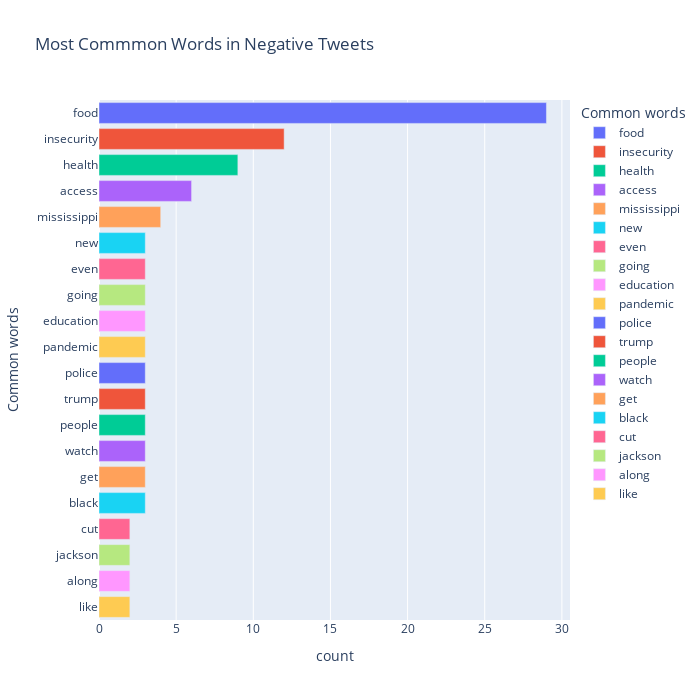

This figure's notebook cell:
### Code cell
fig = px.bar(temp_negative, x="count", y="Common words", title='Most Commmon Words in Negative Tweets', orientation='h', 
             width=700, height=700,color='Common words')
fig.show()

### Figure 1 — Plotly figure (JSON) as saved in the notebook; plotly's stock layout.template omitted (floating-point values rounded to 4 significant figures)
{"data": [{"alignmentgroup": "True", "hovertemplate": "Common words=%{y}<br>count=%{x}<extra></extra>", "legendgroup": "food", "marker": {"color": "#636efa"}, "name": "food", "offsetgroup": "food", "orientation": "h", "showlegend": true, "textposition": "auto", "type": "bar", "x": [29], "xaxis": "x", "y": ["food"], "yaxis": "y"}, {"alignmentgroup": "True", "hovertemplate": "Common words=%{y}<br>count=%{x}<extra></extra>", "legendgroup": "insecurity", "marker": {"color": "#EF553B"}, "name": "insecurity", "offsetgroup": "insecurity", "orientation": "h", "showlegend": true, "textposition": "auto", "type": "bar", "x": [12], "xaxis": "x", "y": ["insecurity"], "yaxis": "y"}, {"alignmentgroup": "True", "hovertemplate": "Common words=%{y}<br>count=%{x}<extra></extra>", "legendgroup": "health", "marker": {"color": "#00cc96"}, "name": "health", "offsetgroup": "health", "orientation": "h", "showlegend": true, "textposition": "auto", "type": "bar", "x": [9], "xaxis": "x", "y": ["health"], "yaxis": "y"}, {"alignmentgroup": "True", "hovertemplate": "Common words=%{y}<br>count=%{x}<extra></extra>", "legendgroup": "access", "marker": {"color": "#ab63fa"}, "name": "access", "offsetgroup": "access", "orientation": "h", "showlegend": true, "textposition": "auto", "type": "bar", "x": [6], "xaxis": "x", "y": ["access"], "yaxis": "y"}, {"alignmentgroup": "True", "hovertemplate": "Common words=%{y}<br>count=%{x}<extra></extra>", "legendgroup": "mississippi", "marker": {"color": "#FFA15A"}, "name": "mississippi", "offsetgroup": "mississippi", "orientation": "h", "showlegend": true, "textposition": "auto", "type": "bar", "x": [4], "xaxis": "x", "y": ["mississippi"], "yaxis": "y"}, {"alignmentgroup": "True", "hovertemplate": "Common words=%{y}<br>count=%{x}<extra></extra>", "legendgroup": "new", "marker": {"color": "#19d3f3"}, "name": "new", "offsetgroup": "new", "orientation": "h", "showlegend": true, "textposition": "auto", "type": "bar", "x": [3], "xaxis": "x", "y": ["new"], "yaxis": "y"}, {"alignmentgroup": "True", "hovertemplate": "Common words=%{y}<br>count=%{x}<extra></extra>", "legendgroup": "even", "marker": {"color": "#FF6692"}, "name": "even", "offsetgroup": "even", "orientation": "h", "showlegend": true, "textposition": "auto", "type": "bar", "x": [3], "xaxis": "x", "y": ["even"], "yaxis": "y"}, {"alignmentgroup": "True", "hovertemplate": "Common words=%{y}<br>count=%{x}<extra></extra>", "legendgroup": "going", "marker": {"color": "#B6E880"}, "name": "going", "offsetgroup": "going", "orientation": "h", "showlegend": true, "textposition": "auto", "type": "bar", "x": [3], "xaxis": "x", "y": ["going"], "yaxis": "y"}, {"alignmentgroup": "True", "hovertemplate": "Common words=%{y}<br>count=%{x}<extra></extra>", "legendgroup": "education", "marker": {"color": "#FF97FF"}, "name": "education", "offsetgroup": "education", "orientation": "h", "showlegend": true, "textposition": "auto", "type": "bar", "x": [3], "xaxis": "x", "y": ["education"], "yaxis": "y"}, {"alignmentgroup": "True", "hovertemplate": "Common words=%{y}<br>count=%{x}<extra></extra>", "legendgroup": "pandemic", "marker": {"color": "#FECB52"}, "name": "pandemic", "offsetgroup": "pandemic", "orientation": "h", "showlegend": true, "textposition": "auto", "type": "bar", "x": [3], "xaxis": "x", "y": ["pandemic"], "yaxis": "y"}, {"alignmentgroup": "True", "hovertemplate": "Common words=%{y}<br>count=%{x}<extra></extra>", "legendgroup": "police", "marker": {"color": "#636efa"}, "name": "police", "offsetgroup": "police", "orientation": "h", "showlegend": true, "textposition": "auto", "type": "bar", "x": [3], "xaxis": "x", "y": ["police"], "yaxis": "y"}, {"alignmentgroup": "True", "hovertemplate": "Common words=%{y}<br>count=%{x}<extra></extra>", "legendgroup": "trump", "marker": {"color": "#EF553B"}, "name": "trump", "offsetgroup": "trump", "orientation": "h", "showlegend": true, "textposition": "auto", "type": "bar", "x": [3], "xaxis": "x", "y": ["trump"], "yaxis": "y"}, {"alignmentgroup": "True", "hovertemplate": "Common words=%{y}<br>count=%{x}<extra></extra>", "legendgroup": "people", "marker": {"color": "#00cc96"}, "name": "people", "offsetgroup": "people", "orientation": "h", "showlegend": true, "textposition": "auto", "type": "bar", "x": [3], "xaxis": "x", "y": ["people"], "yaxis": "y"}, {"alignmentgroup": "True", "hovertemplate": "Common words=%{y}<br>count=%{x}<extra></extra>", "legendgroup": "watch", "marker": {"color": "#ab63fa"}, "name": "watch", "offsetgroup": "watch", "orientation": "h", "showlegend": true, "textposition": "auto", "type": "bar", "x": [3], "xaxis": "x", "y": ["watch"], "yaxis": "y"}, {"alignmentgroup": "True", "hovertemplate": "Common words=%{y}<br>count=%{x}<extra></extra>", "legendgroup": "get", "marker": {"color": "#FFA15A"}, "name": "get", "offsetgroup": "get", "orientation": "h", "showlegend": true, "textposition": "auto", "type": "bar", "x": [3], "xaxis": "x", "y": ["get"], "yaxis": "y"}, {"alignmentgroup": "True", "hovertemplate": "Common words=%{y}<br>count=%{x}<extra></extra>", "legendgroup": "black", "marker": {"color": "#19d3f3"}, "name": "black", "offsetgroup": "black", "orientation": "h", "showlegend": true, "textposition": "auto", "type": "bar", "x": [3], "xaxis": "x", "y": ["black"], "yaxis": "y"}, {"alignmentgroup": "True", "hovertemplate": "Common words=%{y}<br>count=%{x}<extra></extra>", "legendgroup": "cut", "marker": {"color": "#FF6692"}, "name": "cut", "offsetgroup": "cut", "orientation": "h", "showlegend": true, "textposition": "auto", "type": "bar", "x": [2], "xaxis": "x", "y": ["cut"], "yaxis": "y"}, {"alignmentgroup": "True", "hovertemplate": "Common words=%{y}<br>count=%{x}<extra></extra>", "legendgroup": "jackson", "marker": {"color": "#B6E880"}, "name": "jackson", "offsetgroup": "jackson", "orientation": "h", "showlegend": true, "textposition": "auto", "type": "bar", "x": [2], "xaxis": "x", "y": ["jackson"], "yaxis": "y"}, {"alignmentgroup": "True", "hovertemplate": "Common words=%{y}<br>count=%{x}<extra></extra>", "legendgroup": "along", "marker": {"color": "#FF97FF"}, "name": "along", "offsetgroup": "along", "orientation": "h", "showlegend": true, "textposition": "auto", "type": "bar", "x": [2], "xaxis": "x", "y": ["along"], "yaxis": "y"}, {"alignmentgroup": "True", "hovertemplate": "Common words=%{y}<br>count=%{x}<extra></extra>", "legendgroup": "like", "marker": {"color": "#FECB52"}, "name": "like", "offsetgroup": "like", "orientation": "h", "showlegend": true, "textposition": "auto", "type": "bar", "x": [2], "xaxis": "x", "y": ["like"], "yaxis": "y"}], "layout": {"barmode": "relative", "height": 700, "legend": {"title": {"text": "Common words"}, "tracegroupgap": 0}, "title": {"text": "Most Commmon Words in Negative Tweets"}, "width": 700, "xaxis": {"anchor": "y", "domain": [0, 1], "title": {"text": "count"}}, "yaxis": {"anchor": "x", "categoryarray": ["like", "along", "jackson", "cut", "black", "get", "watch", "people", "trump", "police", "pandemic", "education", "going", "even", "new", "mississippi", "access", "health", "insecurity", "food"], "categoryorder": "array", "domain": [0, 1], "title": {"text": "Common words"}}}}
